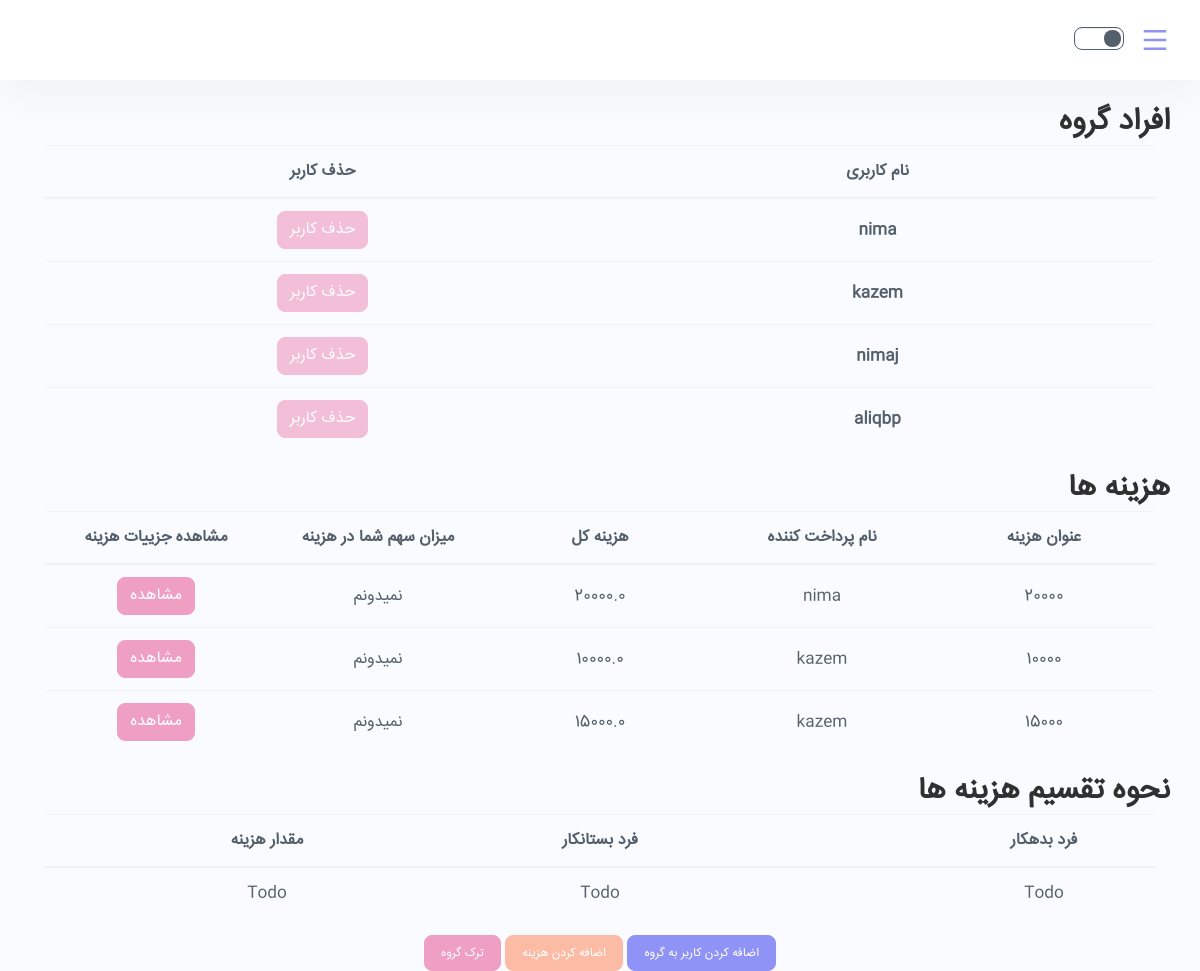
/groups/3N2S3C6ZAW/ (signed in), run on an earlier commit of the app's database.
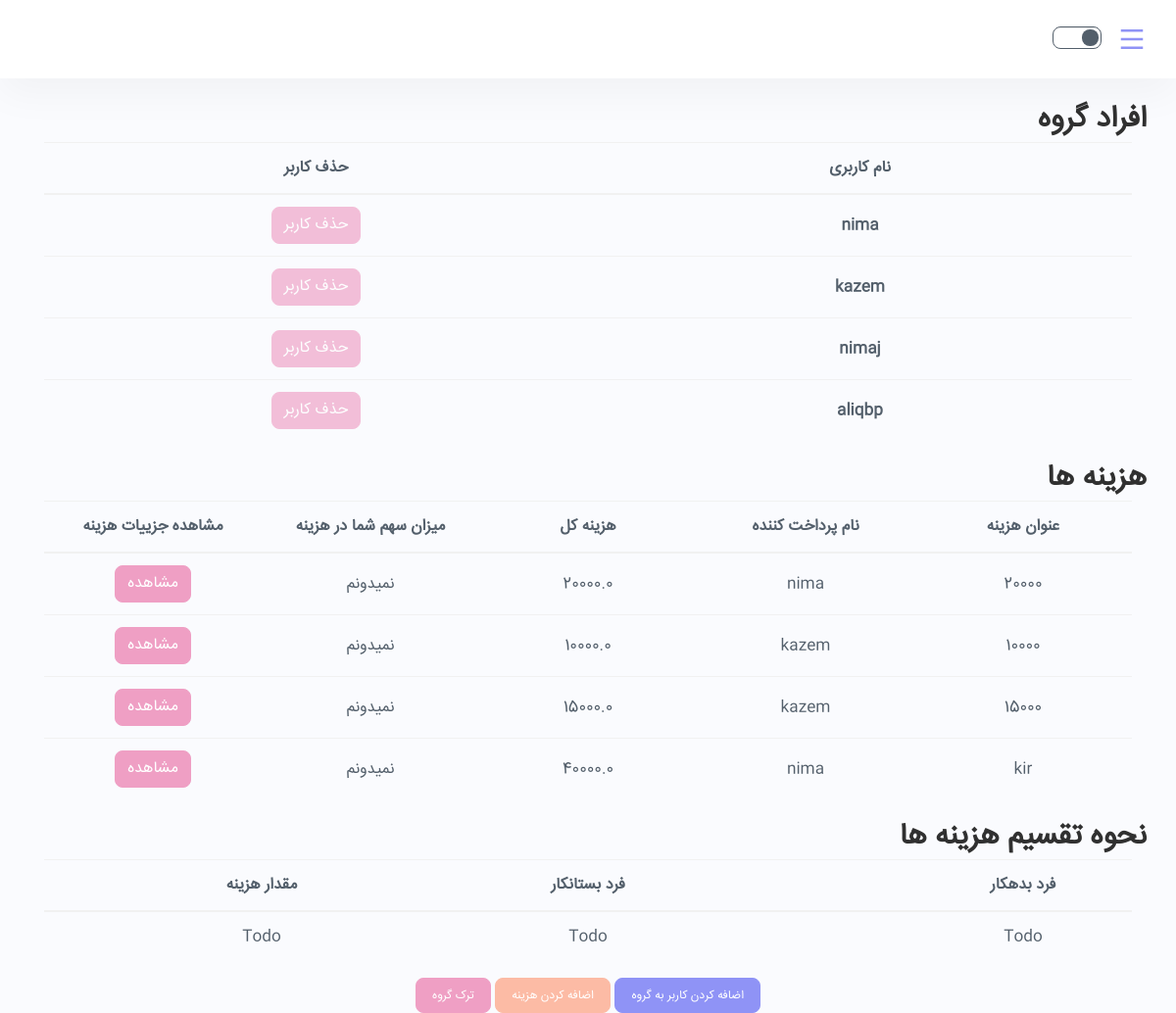
And on a later commit of the database.
### DongLand/models.py (models this page shows, shortened)
class User(AbstractUser):
    phone_number = models.CharField(max_length=100)
    address = models.CharField(max_length=200)

class Expense(models.Model):
    main_payer = models.ForeignKey(User, on_delete=models.CASCADE, null=True,
                                   related_name='%(class)s_main_payer')
    bunch = models.ForeignKey(Bunch, on_delete=models.CASCADE, null=True,
                              related_name='%(class)s_bunch')
    subject = models.CharField(max_length=150, blank=True, null=True, verbose_name='subject')
    description = models.TextField(blank=True, unique=False, null=True, verbose_name='description')
    location = models.TextField(blank=True, unique=False, null=True, verbose_name='location')
    amount = models.FloatField(max_length=15, verbose_name="amount")
    date_created = models.DateTimeField(auto_now_add=True, verbose_name='date')
    picture = models.ImageField(upload_to="images", blank=True, null=True, verbose_name='picture')
    token_str = models.CharField(max_length=10, default=''.join(
        random.choice(string.ascii_uppercase + string.digits) for _ in range(10)))

### DongLand/views.py (the view)
# urls.py: path('groups/<group_name>/', views.group_details, name='group_details'),
@login_required(login_url='login_page')
def group_details(request, group_name):
    group = Bunch.objects.get(token_str=group_name)
    group_users = list(group.users.all())
    expenses = list(Expense.objects.filter(bunch=group))
    context = {"group_users": group_users,
               "group": group,
               "token": group_name,
               "expenses": expenses}
    num_of_users = len(list(group.users.all()))
    graph = [[0 for i in range(num_of_users)] for j in range(num_of_users)]
    expenses = list(Expense.objects.filter(bunch=group))
    for i in range(len(group_users)):
        print(group_users[i].username)
    for expense in expenses:
        for i in range(len(group_users)):
            pay = list(Pay.objects.filter(expense=expense, payer=group_users[i]))
            main_payer = expense.main_payer
            index_of_main_payer = None
            if main_payer.username == group_users[i].username:
                continue
            for j in range(len(group_users)):
                if main_payer.username == group_users[j].username:
                    index_of_main_payer = j
                    break
            if len(pay) != 0:
                amount = pay[0].amount
                graph[i][index_of_main_payer] += amount
    print(graph)
    print(minCashFlow(graph))
    return render(request, "group_details.html", context)

### Utils/Algorithms/split_algorithm.py (called while the page is built)
def getMin(arr, N):
    minInd = 0
    for i in range(1, N):
        if (arr[i] < arr[minInd]):
            minInd = i
    return minInd

def getMax(arr, N):
    maxInd = 0
    for i in range(1, N):
        if (arr[i] > arr[maxInd]):
            maxInd = i
    return maxInd

def minOf2(x, y):
    return x if x < y else y

def minCashFlowRec(amount, N, final_graph):
    mxCredit = getMax(amount, N)
    mxDebit = getMin(amount, N)
    if (amount[mxCredit] == 0 and amount[mxDebit] == 0):
        return 0
    min = minOf2(-amount[mxDebit], amount[mxCredit])
    amount[mxCredit] -= min
    amount[mxDebit] += min
    final_graph[mxDebit][mxCredit] = min
    minCashFlowRec(amount, N, final_graph)

def minCashFlow(graph):
    N = len(graph)
    final_graph = [[0 for i in range(N)] for j in range(N)]
    amount = [0 for i in range(N)]
    for p in range(N):
        for i in range(N):
            amount[p] += (graph[i][p] - graph[p][i])
    minCashFlowRec(amount, N, final_graph)
    return final_graph

### templates/group_details.html (shortened to what this page needs)
{% extends "user_base.html" %}
{% load static %}
{% block content %}
    <div>
        <h2>
            افراد گروه
        </h2>
    </div>
    <div class="container">
        <table class="table">
            <thead>
            <tr>
                <th scope="col" class="text-center" style="width: 50%">نام کاربری</th>
                <th scope="col" class="text-center" style="width: 50%">حذف کاربر</th>
            </tr>
            </thead>
            <tbody>
            {% for user in group_users %}
                <tr>
                    <th scope="row" class="text-center">{{ user.username }}</th>
                    <td class="text-center">
                        <a class="btn btn-danger text-center disabled">حذف کاربر</a>
                    </td>
                </tr>
            {% endfor %}
            </tbody>
        </table>
    </div>
    <div>
        <h2>
            هزینه ها
        </h2>
    </div>
    <div class="container">
        <table class="table">
            <thead>
            <tr>
                <th scope="col" class="text-center" style="width: 20%">عنوان هزینه</th>
                <th scope="col" class="text-center" style="width: 20%">نام پرداخت کننده</th>
                <th scope="col" class="text-center" style="width: 20%">هزینه کل</th>
                <th scope="col" class="text-center" style="width: 20%">میزان سهم شما در هزینه</th>
                <th scope="col" class="text-center" style="width: 20%">مشاهده جزییات هزینه</th>
            </tr>
            </thead>
            <tbody>
            {% for item in expenses %}
                <tr>
                    <td class="text-center">{{ item.subject }}</td>
                    <td class="text-center">
                        {{ item.main_payer }}
                    </td>
                    <td class="text-center">
                        {{ item.amount }}
                    </td>
                    <td class="text-center">
                        نمیدونم
                    </td>
                    <td class="text-center">
                        <a class="btn btn-danger text-center"
                           href="{% url 'expense_detail' item.bunch.token_str item.token_str %}">مشاهده</a>
                    </td>
                </tr>
            {% endfor %}
            </tbody>
        </table>
    </div>
    <div>
        <h2>
            نحوه تقسیم هزینه ها
        </h2>
    </div>
    <div class="container">
        <table class="table">
            <thead>
            <tr>
                <th scope="col" class="text-center" style="width: 20%">فرد بدهکار</th>
                <th scope="col" class="text-center" style="width: 20%"></th>
                <th scope="col" class="text-center" style="width: 20%">فرد بستانکار</th>
                <th scope="col" class="text-center" style="width: 40%">مقدار هزینه</th>
            </tr>
            </thead>
            <tbody>
            <tr>
                <td class="text-center">Todo</td>
                <td class="text-center"><i class="fa fa-arrow-left" aria-hidden="true"></i></td>
                <td class="text-center">Todo</td>
                <td class="text-center">Todo</td>
            </tr>
            </tbody>
        </table>
    </div>
    <div class="input-group justify-content-center">
        <div class="input-group-btn">
            <a type="button" class="btn btn-primary btn-lg" href="{% url 'add_users' group.token_str %}">اضافه کردن
                کاربر به گروه</a>
            <a type="button" class="btn btn-info btn-lg" href="{% url 'select_pay_method' token %}">اضافه کردن هزینه</a>
            <a type="button" class="btn btn-danger btn-lg" href="{% url 'remove_group' token %}">ترک گروه</a>
        </div>
    </div>
{% endblock %}

What changed in the data, as far as the page shows it:
added Expense: subject "kir", main_payer "nima", amount "40000.0"
